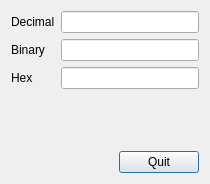
<?xml version="1.0" encoding="UTF-8"?>
<ui version="4.0">
 <class>byteConvertDialog</class>
 <widget class="QDialog" name="byteConvertDialog">
  <property name="geometry">
   <rect>
    <x>0</x>
    <y>0</y>
    <width>210</width>
    <height>184</height>
   </rect>
  </property>
  <property name="windowTitle">
   <string>Dialog</string>
  </property>
  <layout class="QVBoxLayout" name="verticalLayout">
   <item>
    <layout class="QGridLayout" name="gridLayout">
     <item row="0" column="0">
      <widget class="QLabel" name="decLabel">
       <property name="text">
        <string>Decimal</string>
       </property>
       <property name="textFormat">
        <enum>Qt::AutoText</enum>
       </property>
       <property name="buddy">
        <cstring>decEdit</cstring>
       </property>
      </widget>
     </item>
     <item row="0" column="1">
      <widget class="QLineEdit" name="decEdit"/>
     </item>
     <item row="1" column="0">
      <widget class="QLabel" name="binLabel">
       <property name="text">
        <string>Binary</string>
       </property>
       <property name="buddy">
        <cstring>binEdit</cstring>
       </property>
      </widget>
     </item>
     <item row="1" column="1">
      <widget class="QLineEdit" name="binEdit"/>
     </item>
     <item row="2" column="0">
      <widget class="QLabel" name="hexLabel">
       <property name="text">
        <string>Hex</string>
       </property>
       <property name="buddy">
        <cstring>hexEdit</cstring>
       </property>
      </widget>
     </item>
     <item row="2" column="1">
      <widget class="QLineEdit" name="hexEdit"/>
     </item>
    </layout>
   </item>
   <item>
    <spacer name="verticalSpacer">
     <property name="orientation">
      <enum>Qt::Vertical</enum>
     </property>
     <property name="sizeHint" stdset="0">
      <size>
       <width>20</width>
       <height>30</height>
      </size>
     </property>
    </spacer>
   </item>
   <item>
    <layout class="QHBoxLayout" name="horizontalLayout">
     <item>
      <spacer name="horizontalSpacer">
       <property name="orientation">
        <enum>Qt::Horizontal</enum>
       </property>
       <property name="sizeHint" stdset="0">
        <size>
         <width>40</width>
         <height>20</height>
        </size>
       </property>
      </spacer>
     </item>
     <item>
      <widget class="QPushButton" name="quitButton">
       <property name="text">
        <string>Quit</string>
       </property>
      </widget>
     </item>
    </layout>
   </item>
  </layout>
 </widget>
 <tabstops>
  <tabstop>decEdit</tabstop>
  <tabstop>binEdit</tabstop>
  <tabstop>hexEdit</tabstop>
  <tabstop>quitButton</tabstop>
 </tabstops>
 <resources/>
 <connections>
  <connection>
   <sender>quitButton</sender>
   <signal>clicked()</signal>
   <receiver>byteConvertDialog</receiver>
   <slot>accept()</slot>
   <hints>
    <hint type="sourcelabel">
     <x>173</x>
     <y>157</y>
    </hint>
    <hint type="destinationlabel">
     <x>52</x>
     <y>104</y>
    </hint>
   </hints>
  </connection>
 </connections>
</ui>
